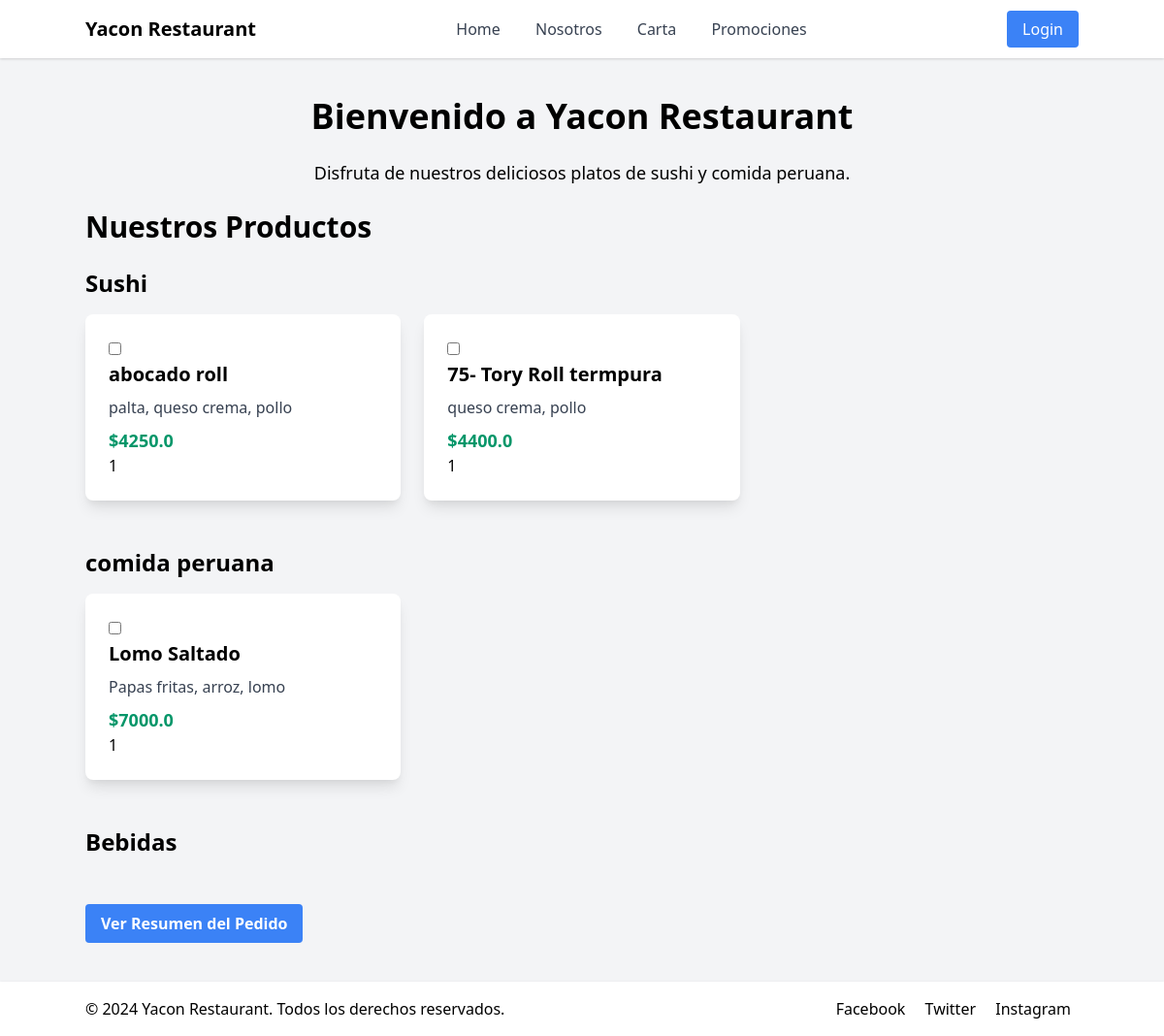
The page / on the database its author committed.
### app.py (models this page shows)
class Category(db.Model):
    id = db.Column(db.Integer, primary_key=True)
    name = db.Column(db.String(50), unique=True, nullable=False)
    products = db.relationship('Product', backref='category', lazy=True)

class Product(db.Model):
    id = db.Column(db.Integer, primary_key=True)
    name = db.Column(db.String(100), nullable=False)
    description = db.Column(db.Text, nullable=True)
    price = db.Column(db.Float, nullable=False)
    category_id = db.Column(db.Integer, db.ForeignKey(
        'category.id'), nullable=False)

### app.py (the view)
@app.route('/')
def home():
    categories = Category.query.all()
    products_by_category = {
        category.name: category.products for category in categories}
    print("Products by Category:", products_by_category)  # Debugging line
    return render_template('home.html', products_by_category=products_by_category)

### app.py (called while the page is built)
@app.context_processor
def inject_now():
    return {'now': datetime.datetime.now(), 'timedelta': datetime.timedelta}

### templates/home.html (shortened to what this page needs)
{% extends 'base.html' %}  {% block content %}
<h1 class="text-4xl font-extrabold mb-6 text-center">
  Bienvenido a Yacon Restaurant
</h1>
<p class="mb-6 text-lg text-center">
  Disfruta de nuestros deliciosos platos de sushi y comida peruana.
</p>
<h2 class="text-3xl font-semibold mb-6">Nuestros Productos</h2>
<form action="{{ url_for('order_summary') }}" method="POST">
  <div class="space-y-12">
    {% for category, products in products_by_category.items() %}
    <div>
      <h3 class="text-2xl font-bold mb-4">{{ category }}</h3>
      <div class="grid grid-cols-1 md:grid-cols-2 lg:grid-cols-3 gap-6">
        {% for product in products %}
        <div
          class="bg-white p-6 rounded-lg shadow-lg hover:shadow-xl transition-shadow duration-300"
        >
          <input
            type="checkbox"
            id="product_{{ product.id }}"
            name="products[]"
            value="{{ product.id }}"
          />
          <label for="product_{{ product.id }}">
            <h4 class="text-xl font-bold mb-2">{{ product.name }}</h4>
            <p class="text-gray-700 mb-2">{{ product.description }}</p>
            <p class="text-lg font-semibold text-green-600">
              ${{ product.price }}
            </p>
            <input
              type="number"
              id="quantity_{{ product.id }}"
              name="quantities[]"
              value="1"
              min="1"
              max="10"
            />
          </label>
        </div>
        {% endfor %}
      </div>
    </div>
    {% endfor %}
  </div>
  <button
    type="submit"
    class="mt-8 bg-blue-500 hover:bg-blue-600 text-white font-bold py-2 px-4 rounded"
  >
    Ver Resumen del Pedido
  </button>
</form>
{% endblock %}

### rows shown on the page
Category: name "Sushi"
Product: name "abocado roll", description "palta, queso crema, pollo", price "4250.0"
Product: name "75- Tory Roll termpura", description "queso crema, pollo", price "4400.0"
Category: name "comida peruana"
Product: name "Lomo Saltado", description "Papas fritas, arroz, lomo", price "7000.0", id "1"
Category: name "Bebidas"
